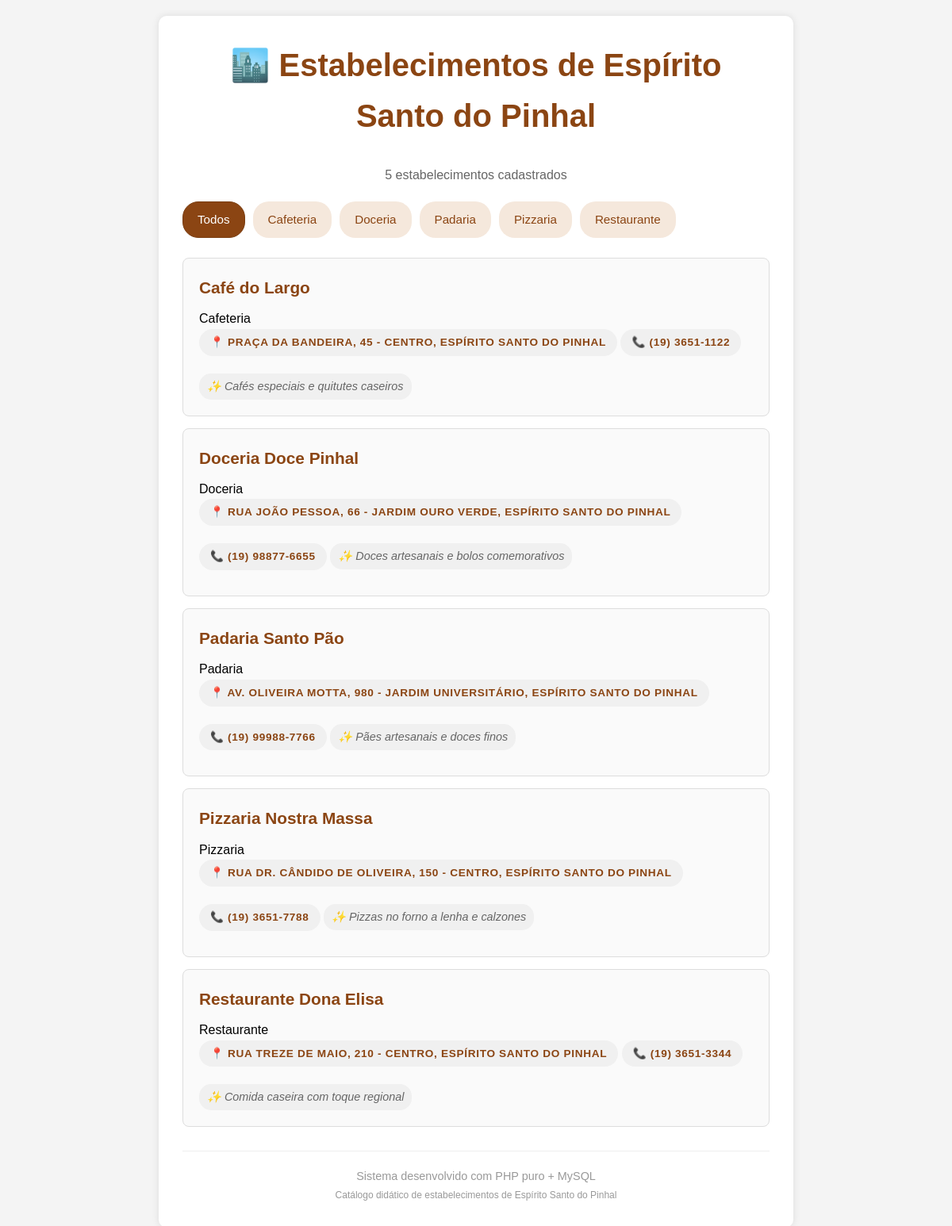
Page /index_dynamic.php on the committed database.
### tables this page shows
CREATE TABLE estabelecimentos (
    id INT AUTO_INCREMENT PRIMARY KEY,
    nome VARCHAR(120) NOT NULL,
    endereco VARCHAR(200) NOT NULL,
    telefone VARCHAR(20),
    categoria VARCHAR(50) NOT NULL,
    especialidade VARCHAR(150),
    data_cadastro TIMESTAMP DEFAULT CURRENT_TIMESTAMP
);

### includes/functions.php (called while the page is built, shortened)
<?php
function buscarCategorias($pdo)
{
  $sql = "SELECT DISTINCT categoria FROM estabelecimentos ORDER BY categoria";
  return $pdo->query($sql)->fetchAll(PDO::FETCH_COLUMN);
}
function buscarEstabelecimentos($pdo, $categoria = '')
{
  if ($categoria != '') {
    $stmt = $pdo->prepare("SELECT * FROM estabelecimentos WHERE categoria = ? ORDER BY nome");
    $stmt->execute([$categoria]);
    return $stmt->fetchAll(PDO::FETCH_ASSOC);
  } else {
    return $pdo->query("SELECT * FROM estabelecimentos ORDER BY nome")->fetchAll(PDO::FETCH_ASSOC);
  }
}
function formatarTelefone($telefone)
{
  $telefone = preg_replace('/[^0-9]/', '', $telefone);
  if (strlen($telefone) == 11) {
    return '(' . substr($telefone, 0, 2) . ') ' .
      substr($telefone, 2, 5) . '-' .
      substr($telefone, 7);
  } elseif (strlen($telefone) == 10) {
    return '(' . substr($telefone, 0, 2) . ') ' .
      substr($telefone, 2, 4) . '-' .
      substr($telefone, 6);
  }
  return $telefone;
}

### index_dynamic.php (the view, shortened to what this page needs)
<?php
require_once 'config.php';
require_once 'includes/functions.php';
$categoriaSelecionada = isset($_GET['categoria']) ? $_GET['categoria'] : '';
$categorias = buscarCategorias($pdo);
$estabelecimentos = buscarEstabelecimentos($pdo, $categoriaSelecionada);
$totalEstabelecimentos = count($estabelecimentos);
?>
<!DOCTYPE html>
<html lang="pt-BR">
<head>
    <link rel="stylesheet" href="assets/styles.css">
</head>
<body>
    <div class="container">
        <h1>🏙️ Estabelecimentos de Espírito Santo do Pinhal</h1>
        <div class="resumo-estabelecimentos">
            <?php echo $totalEstabelecimentos; ?> estabelecimento<?php echo $totalEstabelecimentos != 1 ? 's' : ''; ?>
            <?php if ($categoriaSelecionada != ''): ?>
                na categoria <strong><?php echo $categoriaSelecionada; ?></strong>
            <?php else: ?>
                cadastrado<?php echo $totalEstabelecimentos != 1 ? 's' : ''; ?>
            <?php endif; ?>
        </div>
        <div class="filtros-categorias">
            <a href="index_dynamic.php" class="btn-filtro <?php echo $categoriaSelecionada == '' ? 'ativo' : ''; ?>">
                Todos
            </a>
            <?php foreach ($categorias as $categoria): ?>
                <a href="index_dynamic.php?categoria=<?php echo $categoria; ?>"
                    class="btn-filtro <?php echo $categoriaSelecionada == $categoria ? 'ativo' : ''; ?>">
                    <?php echo $categoria; ?>
                </a>
            <?php endforeach; ?>
        </div>
        <div class="estabelecimentos-lista">
            <?php if (count($estabelecimentos) > 0): ?>
                <?php foreach ($estabelecimentos as $estabelecimento): ?>
                    <div class="estabelecimento-card">
                        <div class="estabelecimento-nome">
                            <?php echo $estabelecimento['nome']; ?>
                        </div>
                        <div class="categoria-badge">
                            <?php echo $estabelecimento['categoria']; ?>
                        </div>
                        <div class="estabelecimento-info">
                            📍 <?php echo $estabelecimento['endereco']; ?>
                        </div>
                        <?php if ($estabelecimento['telefone']): ?>
                            <div class="estabelecimento-info">
                                📞 <?php echo formatarTelefone($estabelecimento['telefone']); ?>
                            </div>
                        <?php endif; ?>
                        <?php if ($estabelecimento['especialidade']): ?>
                            <div class="especialidade">
                                ✨ <?php echo $estabelecimento['especialidade']; ?>
                            </div>
                        <?php endif; ?>
                    </div>
                <?php endforeach; ?>
            <?php endif; ?>
        </div>
        <div class="footer">
            Sistema desenvolvido com PHP puro + MySQL<br>
            <small>Catálogo didático de estabelecimentos de Espírito Santo do Pinhal</small>
        </div>
    </div>
</body>
</html>

### assets/styles.css (style rules this page uses)
* { margin: 0; padding: 0; box-sizing: border-box; }
body { font-family: Arial, sans-serif; background-color: #f4f4f4; padding: 20px; line-height: 1.6; }
.container { max-width: 800px; margin: 0 auto; background-color: white; padding: 30px; border-radius: 10px; box-shadow: 0 0 10px rgba(0, 0, 0, 0.1); }
h1 { text-align: center; color: #8b4513; margin-bottom: 30px; font-size: 2.5em; }
.resumo-estabelecimentos { text-align: center; margin-bottom: 20px; color: #666; }
.filtros-categorias { display: flex; flex-wrap: wrap; gap: 10px; margin-bottom: 25px; }
.btn-filtro { background-color: #f5e8dc; color: #8b4513; padding: 10px 18px; border-radius: 20px; text-decoration: none; font-size: 0.95em; border: 1px solid transparent; transition: all 0.3s; }
.btn-filtro.ativo { background-color: #8b4513; color: #fff; border-color: #7a3d11; }
.estabelecimentos-lista { display: flex; flex-direction: column; gap: 15px; }
.estabelecimento-card { border: 1px solid #ddd; padding: 20px; border-radius: 8px; background-color: #fafafa; transition: box-shadow 0.3s; }
.estabelecimento-nome { font-size: 1.3em; font-weight: bold; color: #8b4513; margin-bottom: 10px; }
.estabelecimento-info { display: inline-block; padding: 6px 14px; border-radius: 999px; background-color: #f0f0f0; color: #8b4513; font-size: 0.85em; font-weight: bold; text-transform: uppercase; letter-spacing: 0.05em; margin-bottom: 12px; }
.especialidade { font-style: italic; color: #666; background-color: #f0f0f0; padding: 5px 10px; border-radius: 15px; display: inline-block; margin-top: 10px; font-size: 0.9em; }
.footer { text-align: center; margin-top: 30px; color: #999; font-size: 0.9em; border-top: 1px solid #eee; padding-top: 20px; }

### rows in the picture
estabelecimentos: nome "Café do Largo", categoria "Cafeteria", endereco "PRAÇA DA BANDEIRA, 45 - CENTRO, ESPÍRITO SANTO DO PINHAL", telefone "(19) 3651-1122", especialidade "Cafés especiais e quitutes caseiros"
estabelecimentos: nome "Doceria Doce Pinhal", categoria "Doceria", endereco "RUA JOÃO PESSOA, 66 - JARDIM OURO VERDE, ESPÍRITO SANTO DO PINHAL", telefone "(19) 98877-6655", especialidade "Doces artesanais e bolos comemorativos"
estabelecimentos: nome "Padaria Santo Pão", categoria "Padaria", endereco "AV. OLIVEIRA MOTTA, 980 - JARDIM UNIVERSITÁRIO, ESPÍRITO SANTO DO PINHAL", telefone "(19) 99988-7766", especialidade "Pães artesanais e doces finos"
estabelecimentos: nome "Pizzaria Nostra Massa", categoria "Pizzaria", endereco "RUA DR. CÂNDIDO DE OLIVEIRA, 150 - CENTRO, ESPÍRITO SANTO DO PINHAL", telefone "(19) 3651-7788", especialidade "Pizzas no forno a lenha e calzones"
estabelecimentos: nome "Restaurante Dona Elisa", categoria "Restaurante", endereco "RUA TREZE DE MAIO, 210 - CENTRO, ESPÍRITO SANTO DO PINHAL", telefone "(19) 3651-3344", especialidade "Comida caseira com toque regional"

### other values in the picture
$totalEstabelecimentos "5"
$categoria "Cafeteria"
$categoria "Doceria"
$categoria "Padaria"
$categoria "Pizzaria"
$categoria "Restaurante"
